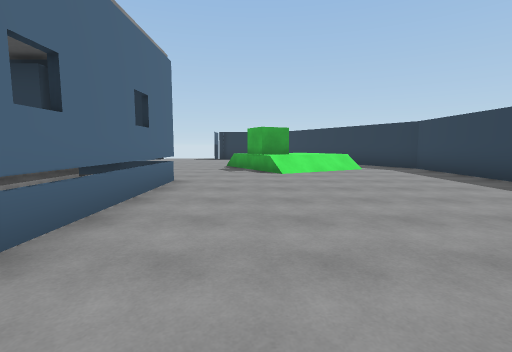
[1] (above)

24 first-person views from a walk through a Unity game level. The camera is 1.4 m above the floor, tilts 6° down and sees 85° across. The floor is counted in squares, 2 m on a side. Each view is taken from the middle of a square. On the plan, view 1 faces up. The plan holds only what a view shows up to about 9 squares ahead; the rest is blank. The place goes on beyond the plan. The player is left out.

[2]
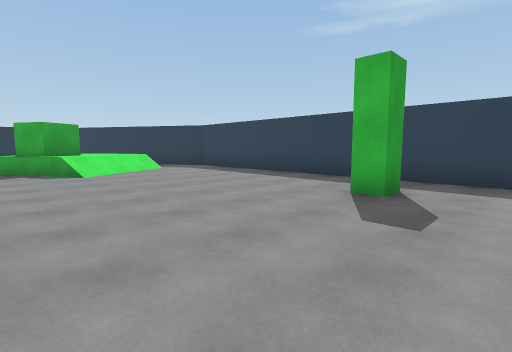

[3]
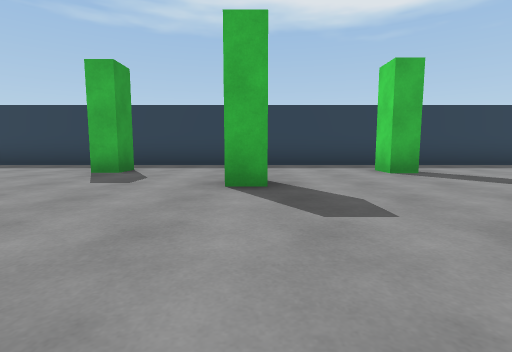

[4]
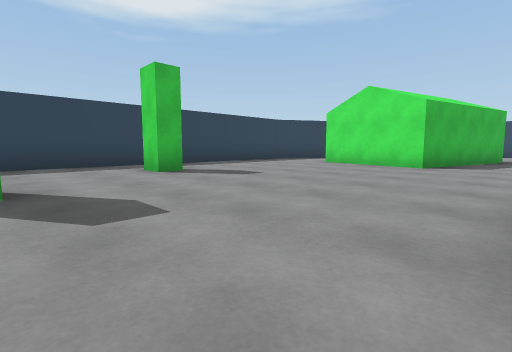

[5]
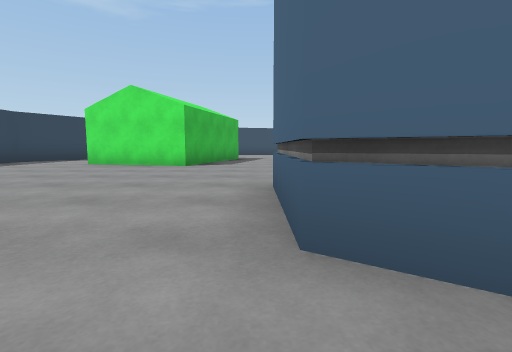

[6]
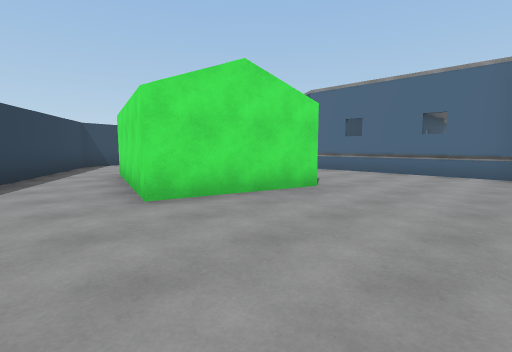

[7]
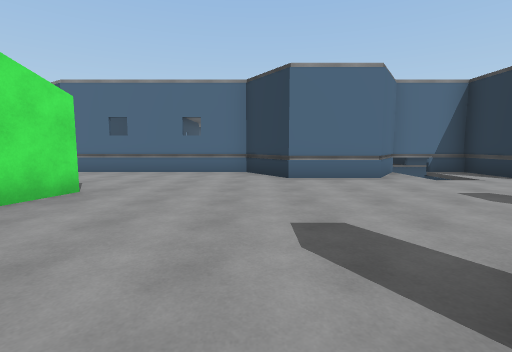

[8]
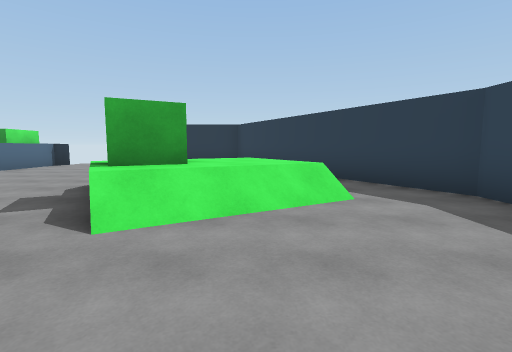

[9]
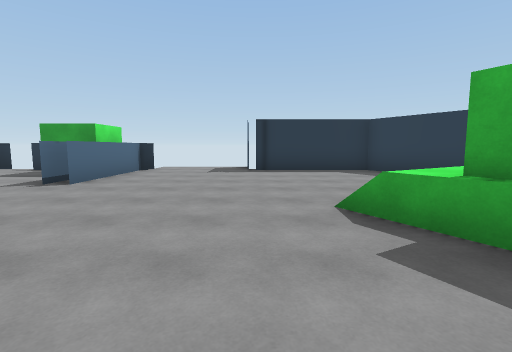

[10]
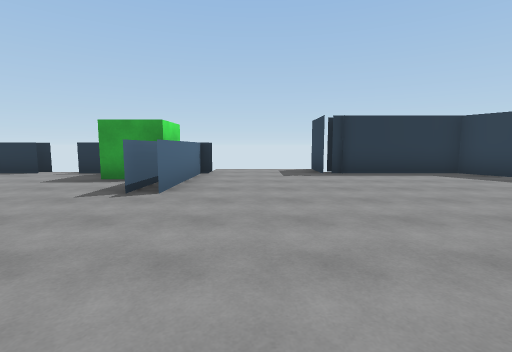

[11]
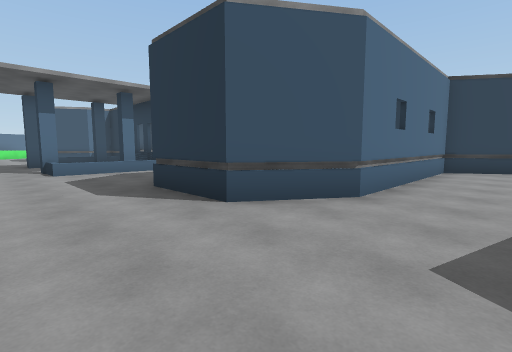

[12]
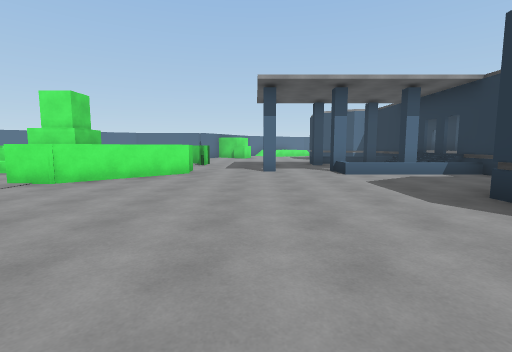

[13]
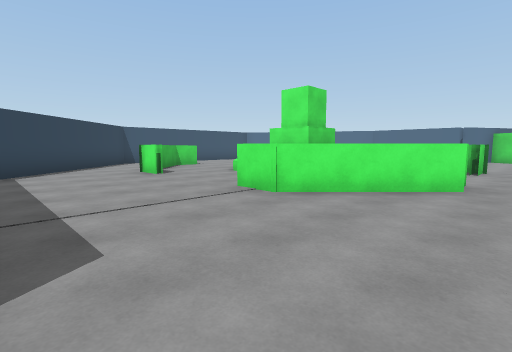

[14]
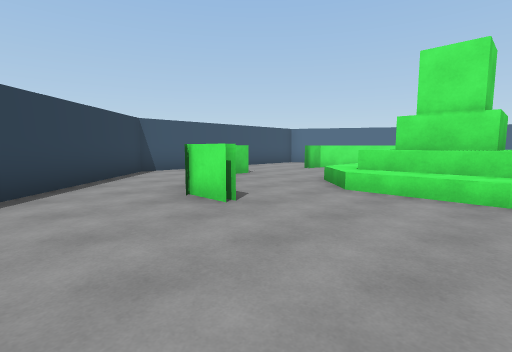

[15]
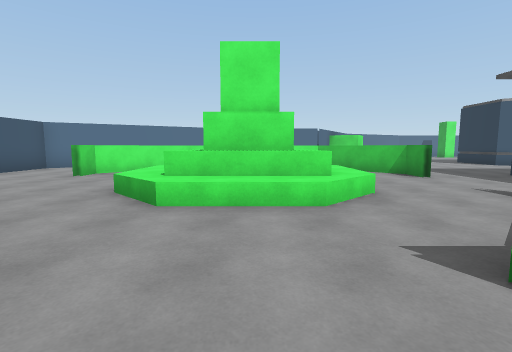

[16]
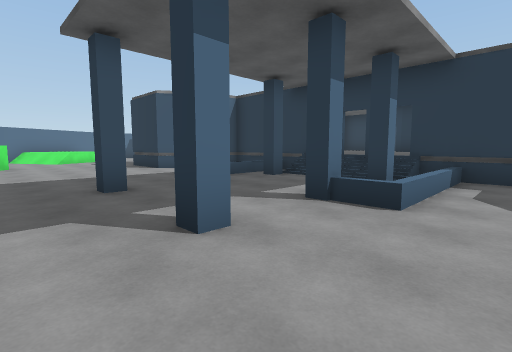

[17]
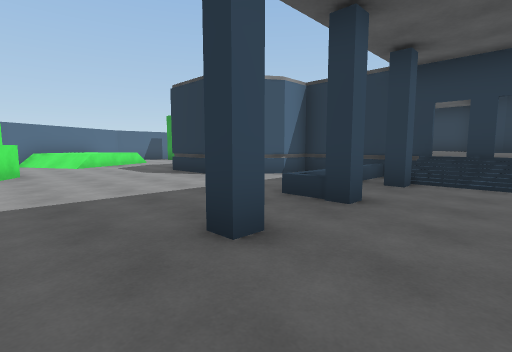

[18]
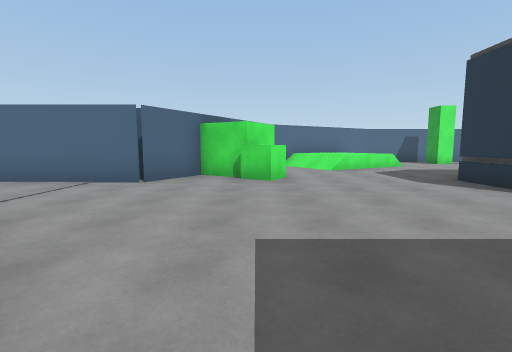

[19]
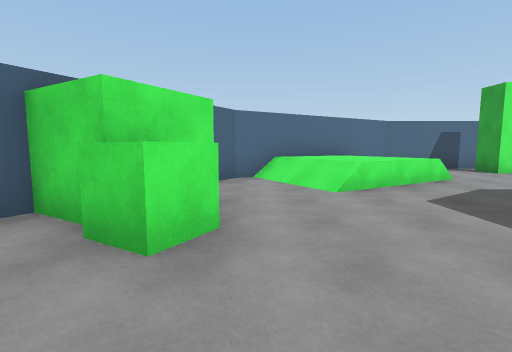

[20]
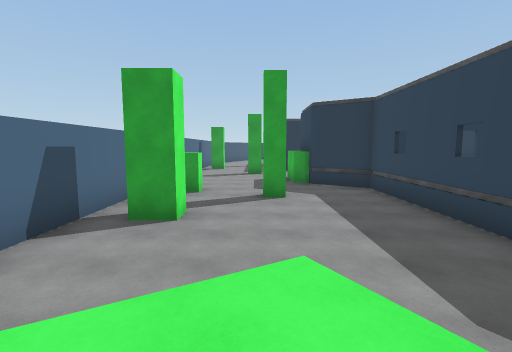

[21]
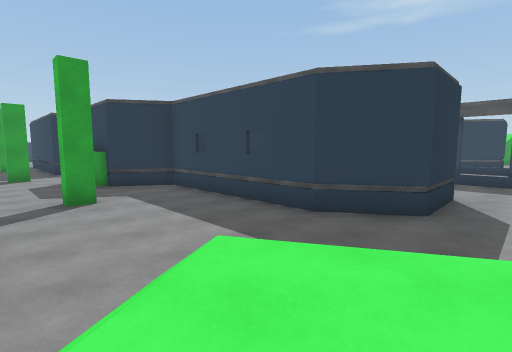

[22]
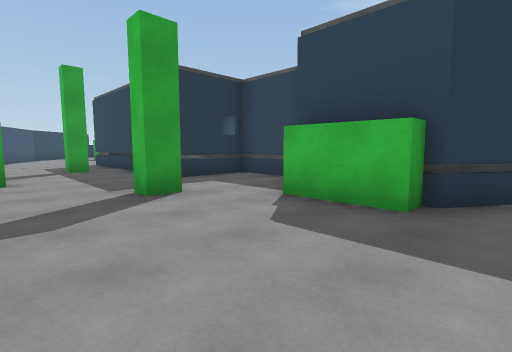

[23]
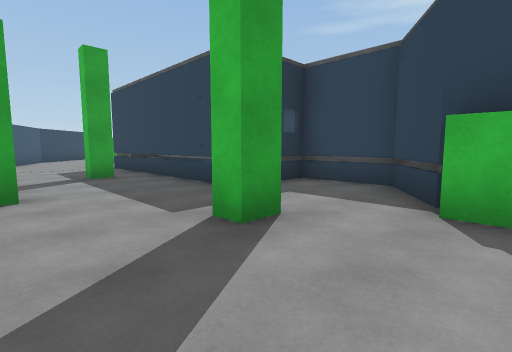

[24]
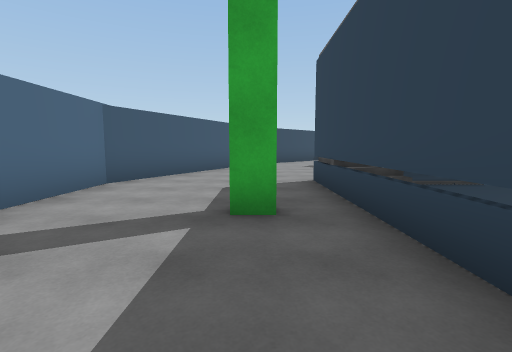

### Floor plan
Key: @ floor where view 1 was taken; # wall or solid block; x gap in a wall; . main floor; : floor 1 m higher than the main floor; - floor 4 m lower than the main floor; / step, stairs or slope; = window, fence, low wall or low ledge; ^ raised ledge; P pillar; O other object.
Columns run from 27 left of view 1 to 6 right of it. Each row starts with its distance up from view 1.
 17                       ---
 16                  //   ...#####
 15                 ##.#O#.......#
 14                  ...O#.......##
 13                   ...#....... #
 12                    .........   #
 11                     .......//  ##
 10  ##                  .....=/::..#
  9  #.                   .... OO:/.##
  8 ##.                    ....///...#
  7 #...###                  ........#
  6 #...#                    ........#
  5 #...##                OO #.......#
  4 #..P.#                   #.......#
  3  ....#                   #.......#
  2  P...#                   #....P..#
  1  ....##                ###.......#
  0  .....#                #//.@.....#
 -1  ..P..#                ##/..P....#
 -2  ....##                 ##.......#
 -3  ....                    #.......#
 -4  ...P#        #         ##....P..#
 -5  ....#        :       ###........#
 -6  P....##     ::        #.........#
 -7 #..P...#     ::        #.........#
 -8 #P.....#     ::        #...OO....#
 -9 #......#  ####xxx##    #...OOO...#
-10 #.....##  #.=////=.    #..OO O..##
-11 #.//.. # ##..P..P=.   ##..OOO...
-12 #//:/..###..=....=..###.... O..#
-13 ##::/........P..P.........  ..##
-14  ##//.....................  ..#
-15   #/.........P..P........    ##
-16   ##..OO................
-17       O.....##..=#.....
-18       ##...##....##....
-19        #...^   ...#....
-20        #..   OOOO......
-21        #.    OPPO......
-22              OOPO......
-23            #  OOO..#...
-24            ## ....^#..#
-25             #^...^#..##
-26             .... ...##
-27            ....  ..##
-28            ##   ####

Positions as (right, up) in squares from view 1, and headings:
1: (0, 0), facing up
2: (-1, 0), facing up-right
3: (-2, -1), facing right
4: (-2, -1), facing down-right
5: (-2, -1), facing down
6: (4, -5), facing down-left
7: (4, -5), facing left
8: (2, 5), facing up
9: (-2, 7), facing up
10: (-4, 8), facing up
11: (-2, -14), facing up-left
12: (-3, -15), facing left
13: (-5, -16), facing down-left
14: (-6, -20), facing down-left
15: (-7, -21), facing left
16: (-9, -16), facing up-left
17: (-12, -16), facing up-left
18: (-14, -16), facing left
19: (-18, -15), facing left
20: (-24, -13), facing up
21: (-25, -13), facing up-right
22: (-26, -5), facing up-right
23: (-26, -3), facing up-right
24: (-24, 1), facing up
